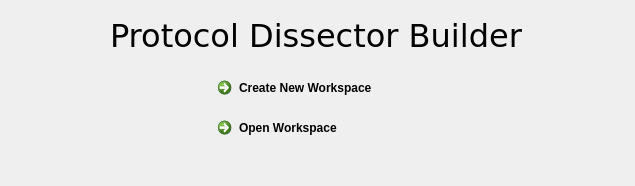
<?xml version="1.0" encoding="UTF-8"?>
<ui version="4.0">
 <class>LancherForm</class>
 <widget class="QDialog" name="LancherForm">
  <property name="geometry">
   <rect>
    <x>0</x>
    <y>0</y>
    <width>635</width>
    <height>186</height>
   </rect>
  </property>
  <property name="minimumSize">
   <size>
    <width>635</width>
    <height>186</height>
   </size>
  </property>
  <property name="maximumSize">
   <size>
    <width>635</width>
    <height>186</height>
   </size>
  </property>
  <property name="windowTitle">
   <string>Protocol Dissector Builder</string>
  </property>
  <widget class="QLabel" name="label">
   <property name="geometry">
    <rect>
     <x>110</x>
     <y>10</y>
     <width>421</width>
     <height>51</height>
    </rect>
   </property>
   <property name="font">
    <font>
     <family>DejaVu Sans</family>
     <pointsize>24</pointsize>
    </font>
   </property>
   <property name="text">
    <string>Protocol Dissector Builder</string>
   </property>
  </widget>
  <widget class="QCommandLinkButton" name="openWorkspaceButton">
   <property name="geometry">
    <rect>
     <x>210</x>
     <y>110</y>
     <width>221</width>
     <height>41</height>
    </rect>
   </property>
   <property name="text">
    <string>Open Workspace</string>
   </property>
  </widget>
  <widget class="QCommandLinkButton" name="newWorkspaceButton">
   <property name="geometry">
    <rect>
     <x>210</x>
     <y>70</y>
     <width>221</width>
     <height>41</height>
    </rect>
   </property>
   <property name="text">
    <string>Create New Workspace</string>
   </property>
  </widget>
 </widget>
 <resources/>
 <connections/>
</ui>
